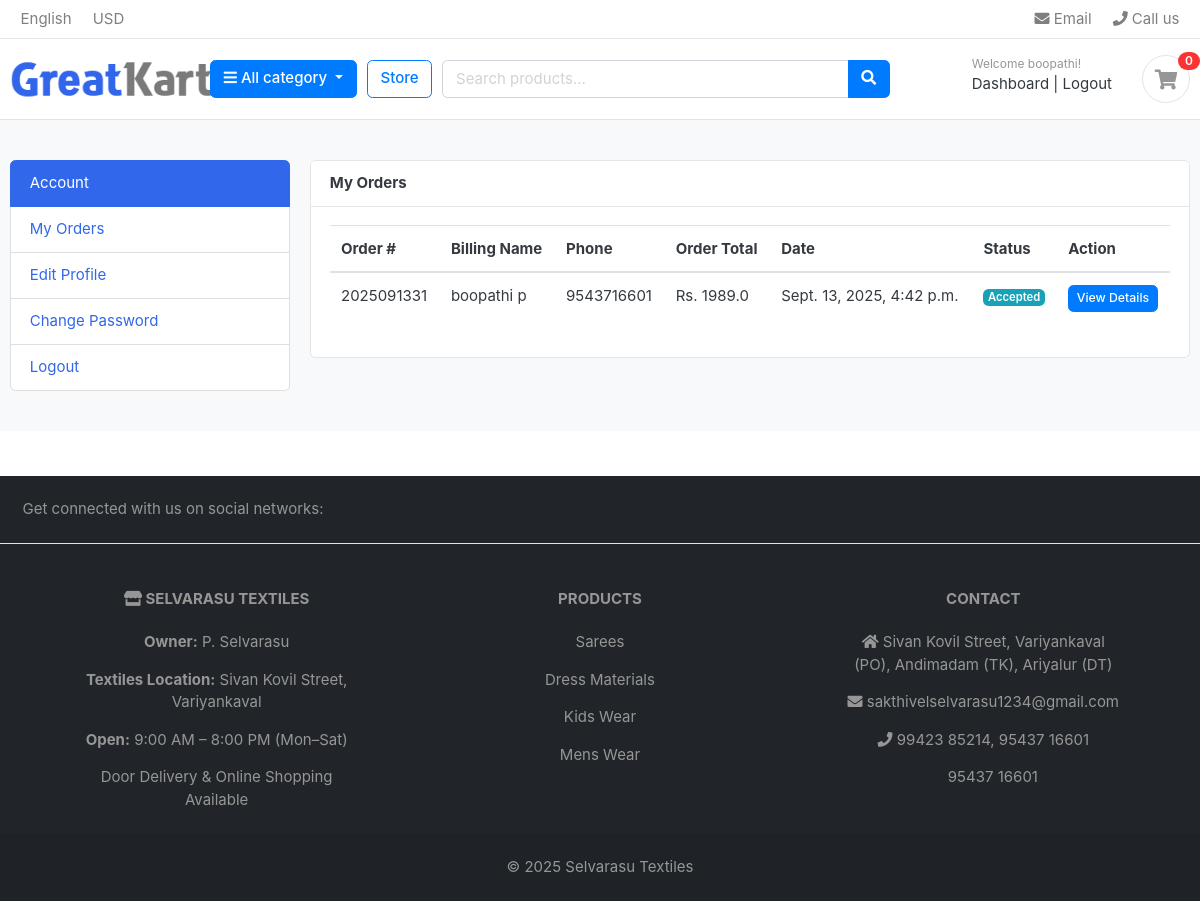
The app's page /accounts/my_orders/ (signed in), older data.
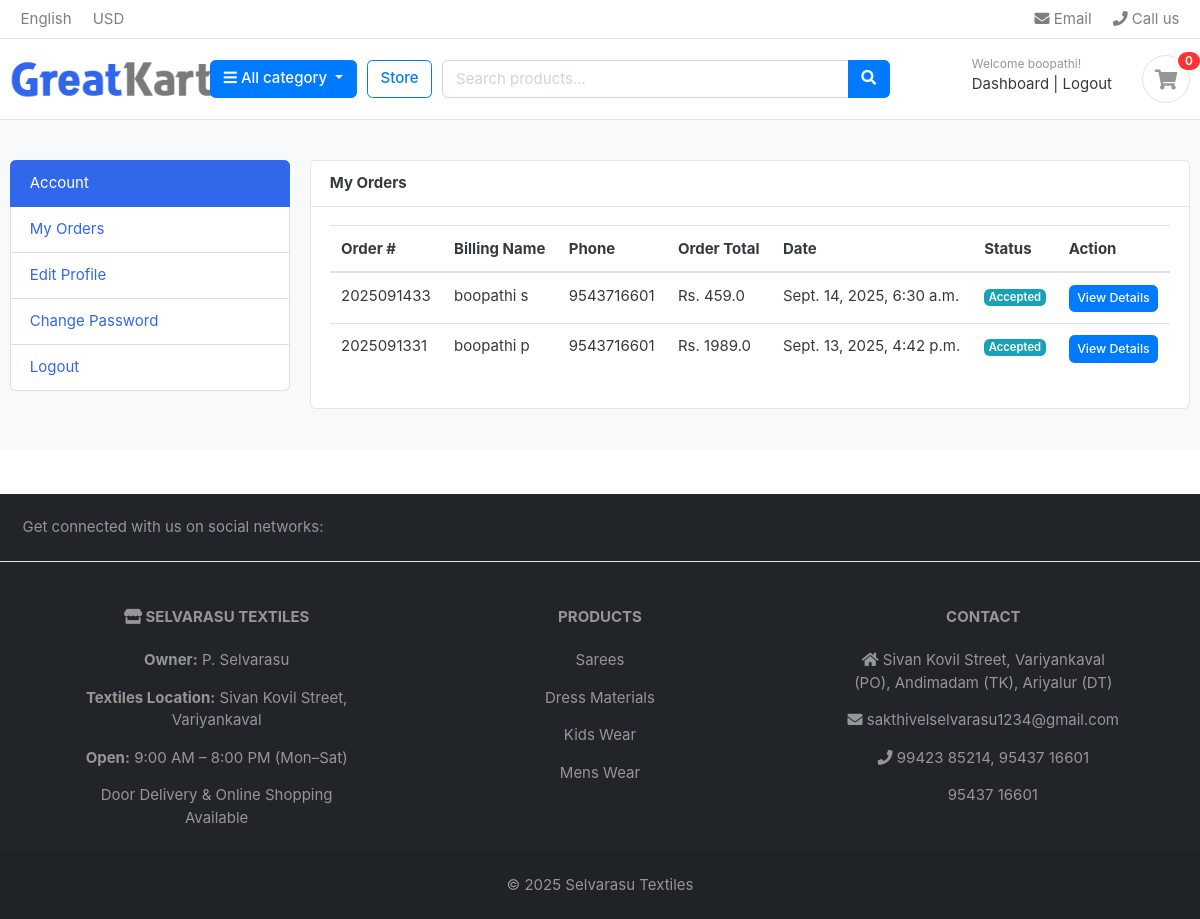
The same page, newer data.
### orders/models.py (models this page shows, shortened)
class Order(models.Model):
    STATUS = (
        ('New', 'New'),
        ('Accepted', 'Accepted'),
        ('Completed', 'Completed'),
        ('Cancelled', 'Cancelled'),
    )
    user = models.ForeignKey('accounts.Account', on_delete=models.SET_NULL, null=True)
    payment = models.ForeignKey(Payment, on_delete=models.SET_NULL, null=True)
    order_number = models.CharField(max_length=20)
    first_name = models.CharField(max_length=50)
    last_name = models.CharField(max_length=50)
    email = models.EmailField(max_length=50)
    phone = models.CharField(max_length=50)
    address_line_1 = models.CharField(blank=True, max_length=255, null=True, default='')
    address_line_2 = models.CharField(blank=True, max_length=255, null=True, default='')
    city = models.CharField(max_length=50)
    state = models.CharField(max_length=50)
    country = models.CharField(max_length=50)
    order_note = models.TextField(max_length=100, blank=True)
    order_total = models.FloatField()
    tax = models.FloatField()
    status = models.CharField(max_length=10, choices=STATUS, default='New')
    ip = models.CharField(blank=True, max_length=20)
    is_ordered = models.BooleanField(default=False)
    created_at = models.DateTimeField(auto_now_add=True)
    updated_at = models.DateTimeField(auto_now=True)
    def full_name(self):
        return f'{self.first_name} {self.last_name}'

### accounts/views.py (the view)
# urls.py: path('my_orders/', views.my_orders, name='my_orders'),
@login_required(login_url='login')
def my_orders(request):
    orders = Order.objects.filter(user=request.user, is_ordered=True).order_by('-created_at')
    context = {
        'orders': orders,
    }
    return render(request, 'accounts/my_orders.html', context)

### Category/context_processors.py (called while the page is built)
def menu_links(request):
    links = Category.objects.all()
    return dict(links=links)

### Category/models.py (called while the page is built)
    def get_url(self):
        return reverse('products_by_category',args=[self.slug])

### carts/context_processors.py (called while the page is built)
def counter(request):
    item_count = 0
    if 'admin' in request.path:
        return {}
    else:
        try:
            if request.user.is_authenticated:
                cart_items = CartItem.objects.filter(user=request.user, is_active=True)
            else:
                cart = Cart.objects.get(cart_id=_cart_id(request))
                cart_items = CartItem.objects.filter(cart=cart, is_active=True)
            for cart_item in cart_items:
                item_count += cart_item.quantity
        except Cart.DoesNotExist:
            item_count = 0
    return dict(item_count=item_count)

### templates/accounts/my_orders.html (shortened to what this page needs)
{% extends 'base.html' %}
{% load static %}
{% block content %}
<section class="section-conten padding-y bg">
<div class="container">
    <div class="row">
        {% include 'includes/dashboard_sidebar.html' %}
    <main class="col-md-9">
        <article class="card">
        <header class="card-header">
            <strong class="d-inline-block mr-3">My Orders</strong>
        </header>
        <div class="card-body">
            <div class="row">
                <div class="col-md-12">
                    <table class="table table-hover">
                        <thead>
                            <tr>
                                <th>Order #</th>
                                <th>Billing Name</th>
                                <th>Phone</th>
                                <th>Order Total</th>
                                <th>Date</th>
                                <th>Status</th>
                                <th>Action</th>
                            </tr>
                        </thead>
                        <tbody>
                            {% for order in orders %}
                            <tr>
                                <td>{{ order.order_number }}</td>
                                <td>{{ order.full_name }}</td>
                                <td>{{ order.phone }}</td>
                                <td>Rs. {{ order.order_total }}</td>
                                <td>{{ order.created_at }}</td>
                                <td>
                                    {% if order.status == 'New' %}
                                        <span class="badge badge-primary">{{ order.status }}</span>
                                    {% elif order.status == 'Accepted' %}
                                        <span class="badge badge-info">{{ order.status }}</span>
                                    {% elif order.status == 'Completed' %}
                                        <span class="badge badge-success">{{ order.status }}</span>
                                    {% elif order.status == 'Cancelled' %}
                                        <span class="badge badge-danger">{{ order.status }}</span>
                                    {% endif %}
                                </td>
                                <td>
                                    <a href="{% url 'order_detail' order.order_number %}" class="btn btn-primary btn-sm">View Details</a>
                                </td>
                            </tr>
                            {% empty %}
                            <tr>
                                <td colspan="7" class="text-center">You have no orders yet.</td>
                            </tr>
                            {% endfor %}
                        </tbody>
                    </table>
                </div>
            </div>
        </div>
        </article>
    </main>
</div>
</div>
</section>
{% endblock %}

Row changes from the older to the newer data that the page shows:
added Order: order_number "2025091433", full_name "boopathi s", phone "9543716601", order_total "459.0", created_at "Sept. 14, 2025, 6:30 a.m.", status "Accepted"
